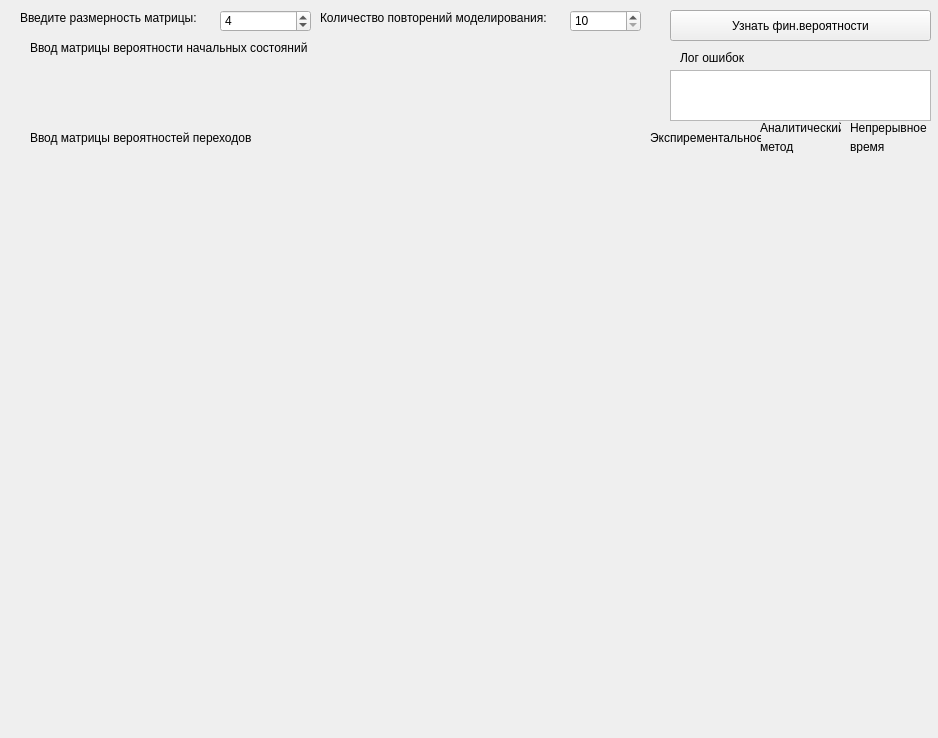
<?xml version="1.0" encoding="UTF-8"?>
<ui version="4.0">
 <class>MainWindow</class>
 <widget class="QMainWindow" name="MainWindow">
  <property name="geometry">
   <rect>
    <x>0</x>
    <y>0</y>
    <width>938</width>
    <height>738</height>
   </rect>
  </property>
  <property name="windowTitle">
   <string>MainWindow</string>
  </property>
  <widget class="QWidget" name="centralWidget">
   <widget class="QSpinBox" name="spinBox">
    <property name="geometry">
     <rect>
      <x>220</x>
      <y>10</y>
      <width>91</width>
      <height>22</height>
     </rect>
    </property>
    <property name="minimum">
     <number>2</number>
    </property>
    <property name="maximum">
     <number>10</number>
    </property>
    <property name="value">
     <number>4</number>
    </property>
   </widget>
   <widget class="QLabel" name="label">
    <property name="geometry">
     <rect>
      <x>20</x>
      <y>10</y>
      <width>191</width>
      <height>16</height>
     </rect>
    </property>
    <property name="text">
     <string>Введите размерность матрицы:</string>
    </property>
   </widget>
   <widget class="QWidget" name="gridLayoutWidget">
    <property name="geometry">
     <rect>
      <x>10</x>
      <y>160</y>
      <width>621</width>
      <height>541</height>
     </rect>
    </property>
    <layout class="QGridLayout" name="gridLayout"/>
   </widget>
   <widget class="QLabel" name="label_2">
    <property name="geometry">
     <rect>
      <x>30</x>
      <y>130</y>
      <width>261</width>
      <height>16</height>
     </rect>
    </property>
    <property name="text">
     <string>Ввод матрицы вероятностей переходов</string>
    </property>
   </widget>
   <widget class="QLabel" name="label_3">
    <property name="geometry">
     <rect>
      <x>30</x>
      <y>40</y>
      <width>311</width>
      <height>16</height>
     </rect>
    </property>
    <property name="text">
     <string>Ввод матрицы вероятности начальных состояний</string>
    </property>
   </widget>
   <widget class="QWidget" name="horizontalLayoutWidget">
    <property name="geometry">
     <rect>
      <x>10</x>
      <y>60</y>
      <width>621</width>
      <height>51</height>
     </rect>
    </property>
    <layout class="QHBoxLayout" name="horizontalLayout"/>
   </widget>
   <widget class="QPushButton" name="pushButton">
    <property name="geometry">
     <rect>
      <x>670</x>
      <y>10</y>
      <width>261</width>
      <height>31</height>
     </rect>
    </property>
    <property name="text">
     <string>Узнать фин.вероятности</string>
    </property>
   </widget>
   <widget class="QLabel" name="label_4">
    <property name="geometry">
     <rect>
      <x>680</x>
      <y>50</y>
      <width>81</width>
      <height>16</height>
     </rect>
    </property>
    <property name="text">
     <string>Лог ошибок</string>
    </property>
   </widget>
   <widget class="QTextEdit" name="textEdit">
    <property name="geometry">
     <rect>
      <x>670</x>
      <y>70</y>
      <width>261</width>
      <height>51</height>
     </rect>
    </property>
   </widget>
   <widget class="QLabel" name="label_5">
    <property name="geometry">
     <rect>
      <x>320</x>
      <y>10</y>
      <width>261</width>
      <height>16</height>
     </rect>
    </property>
    <property name="text">
     <string>Количество повторений моделирования:</string>
    </property>
   </widget>
   <widget class="QSpinBox" name="spinBox_2">
    <property name="geometry">
     <rect>
      <x>570</x>
      <y>10</y>
      <width>71</width>
      <height>22</height>
     </rect>
    </property>
    <property name="minimum">
     <number>10</number>
    </property>
    <property name="maximum">
     <number>1000</number>
    </property>
   </widget>
   <widget class="QWidget" name="verticalLayoutWidget">
    <property name="geometry">
     <rect>
      <x>670</x>
      <y>160</y>
      <width>81</width>
      <height>541</height>
     </rect>
    </property>
    <layout class="QVBoxLayout" name="verticalLayout"/>
   </widget>
   <widget class="QWidget" name="verticalLayoutWidget_2">
    <property name="geometry">
     <rect>
      <x>760</x>
      <y>160</y>
      <width>81</width>
      <height>541</height>
     </rect>
    </property>
    <layout class="QVBoxLayout" name="verticalLayout_2"/>
   </widget>
   <widget class="QLabel" name="label_6">
    <property name="geometry">
     <rect>
      <x>650</x>
      <y>130</y>
      <width>111</width>
      <height>16</height>
     </rect>
    </property>
    <property name="text">
     <string>Экспирементальное</string>
    </property>
   </widget>
   <widget class="QLabel" name="label_7">
    <property name="geometry">
     <rect>
      <x>760</x>
      <y>120</y>
      <width>81</width>
      <height>16</height>
     </rect>
    </property>
    <property name="text">
     <string>Аналитический</string>
    </property>
   </widget>
   <widget class="QWidget" name="verticalLayoutWidget_3">
    <property name="geometry">
     <rect>
      <x>850</x>
      <y>160</y>
      <width>81</width>
      <height>541</height>
     </rect>
    </property>
    <layout class="QVBoxLayout" name="verticalLayout_3"/>
   </widget>
   <widget class="QLabel" name="label_8">
    <property name="geometry">
     <rect>
      <x>850</x>
      <y>120</y>
      <width>81</width>
      <height>16</height>
     </rect>
    </property>
    <property name="text">
     <string>Непрерывное</string>
    </property>
   </widget>
   <widget class="QLabel" name="label_9">
    <property name="geometry">
     <rect>
      <x>760</x>
      <y>140</y>
      <width>47</width>
      <height>13</height>
     </rect>
    </property>
    <property name="text">
     <string>метод</string>
    </property>
   </widget>
   <widget class="QLabel" name="label_10">
    <property name="geometry">
     <rect>
      <x>850</x>
      <y>140</y>
      <width>47</width>
      <height>13</height>
     </rect>
    </property>
    <property name="text">
     <string>время</string>
    </property>
   </widget>
  </widget>
  <widget class="QMenuBar" name="menuBar">
   <property name="geometry">
    <rect>
     <x>0</x>
     <y>0</y>
     <width>938</width>
     <height>21</height>
    </rect>
   </property>
  </widget>
 </widget>
 <layoutdefault spacing="6" margin="11"/>
 <resources/>
 <connections/>
</ui>
